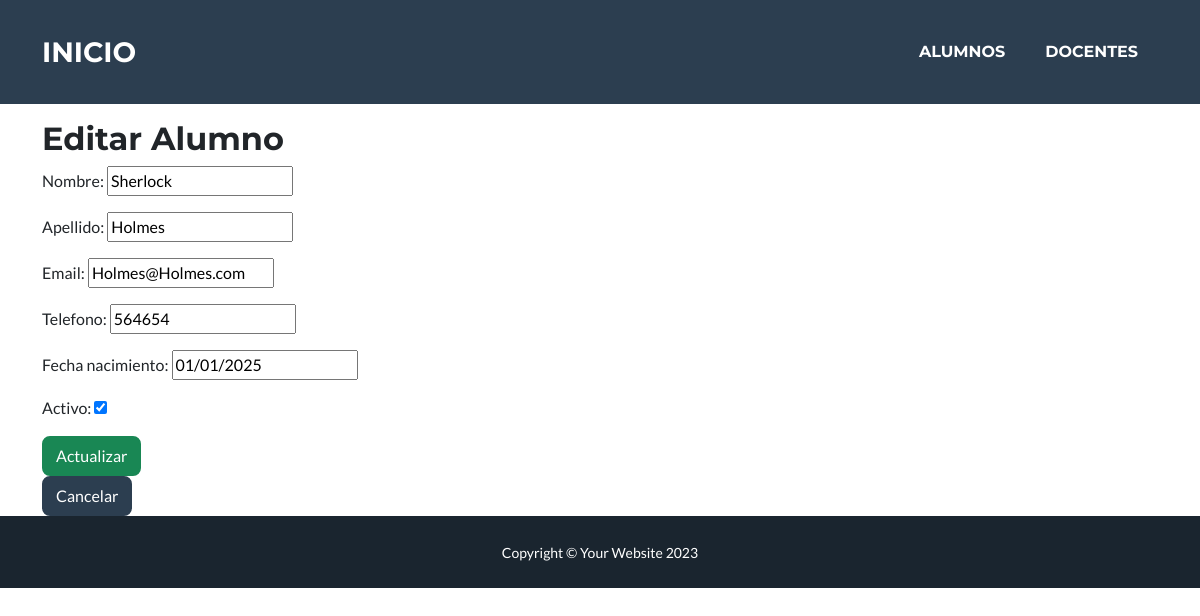
Page /alumnos_actualizar/2/ on the committed database.
### cursos/models.py (models this page shows, shortened)
class Alumnos(models.Model):
    nombre = models.CharField(max_length=100)
    apellido = models.CharField(max_length=100)
    email = models.EmailField(unique=True)
    telefono = models.CharField(max_length=15, blank=True, null=True)
    fecha_nacimiento = models.DateField(blank=True, null=True)
    activo = models.BooleanField(default=True)

### cursos/views.py (the view)
# urls.py: path('alumnos_actualizar/<int:pk>/', AlumnosUpdate.as_view(), name='alumnos_actualizar'),
class AlumnosUpdate(UpdateView):
    model = Alumnos
    template_name = 'cursos/alumnos_actualizar.html'
    fields = ['nombre', 'apellido', 'email', 'telefono', 'fecha_nacimiento', 'activo']
    success_url = reverse_lazy('alumnos_leer')

### cursos/templates/cursos/alumnos_actualizar.html (shortened to what this page needs)
{% extends 'cursos/base.html' %}
{% block main %}
<br>
<br>
<br>
<br>
    <h2>Editar Alumno</h2>
    <form method="post">
        {{ form.as_p }}
        <button type="submit" class="btn btn-success">Actualizar</button>
    </form>
    <a href="{% url 'alumnos_leer' %}" class="btn btn-secondary">Cancelar</a>
{% endblock main %}

### rows in the picture
Alumnos: nombre "Sherlock", apellido "Holmes", email "Holmes@Holmes.com", telefono "564654", fecha_nacimiento "01/01/2025", activo "☑"
